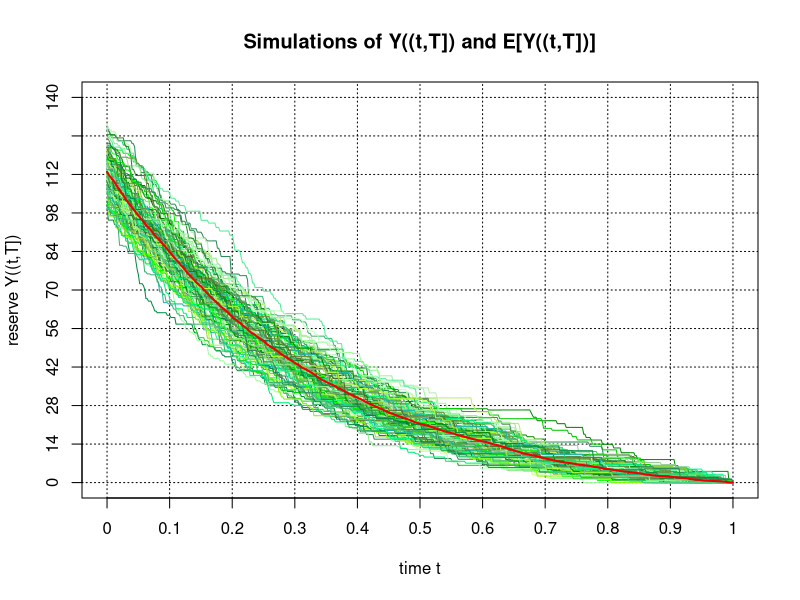

Here is the R script that generated this plot:
# __________________________________________________________________________________________________
# 
# autor: Pedro Guarderas
# email: ajusworkopensource@gmail.com
# file: session_17.R
# 
# This program is free software; you can redistribute it and/or modify it under the 
# terms of the GNU General Public License as published by the Free Software Foundation; 
# either version 2 of the License, or (at your option) any later version.
# __________________________________________________________________________________________________


#___________________________________________________________________________________________________
# Simulation of mathematical reserves
# Only with jump process
# B(t) = \sum_{0<s<=t} \delta * B(s) 
# dB(t) = \sum_{0<s<=t} B(s) dirac(s)


# Time grid
n<-500
T<-1
t<-seq(0,T,length.out = n)

# Interest rate constant
r<-0.01

# Discrete jump process
# its differential is a sum of Dirac measures times the value
N<-100
l<-3

mlog<-0.05
sdlog<-0.5

# Number of simulations
S<-100

# Mathematical reserves Y[(t,T]] where t is every time in the grid
Y<-matrix( 0, n, S )

for ( s in 1:S ) {
  tau<-rexp( N, rate = l )
  tau<-sort( tau[ tau <= 1 ] )
  M<-length( tau )
  B<-rlnorm( M, meanlog = mlog, sdlog = sdlog )
  for ( i in 1:n ) {
    k<-which( tau >= t[i] )
    Y[i,s]<-sum( B[k] * exp( -r * ( tau[k] - t[i] ) ) )
  }
}

# Expected mathematical reserve
V<-rowMeans( Y )

# Plots
cols<-sample( colors()[ grepl( 'green', colors() ) ], S, replace = TRUE )
ymax<-(round( max( Y[1,] ), 0 ) %/% 10 + 1)*10
xs<-round( seq( 0, T, T/10 ), 2 )
ys<-round( seq( 0, ymax, ymax/10 ), 1 )
plot( t, Y[,1], ylim = c( 0, ymax ), type = 'l', lwd = 1, col = cols[1], 
      xlab = 'time t', ylab = 'reserve Y((t,T])', xaxt = 'n', yaxt = 'n', 
      panel.first = { 
        title( main = 'Simulations of Y((t,T]) and E[Y((t,T])]' )
        axis( 1, at=xs, labels = xs )
        axis( 2, at=ys, labels = ys )
        abline( v = xs, col = 'black', lwd = 1, lty = 3 )
        abline( h = ys, col = 'black', lwd = 1, lty = 3 )
      })
for ( s in 2:S ) {
  points( t, Y[,s], type = 'l', lwd = 1, col = cols[s] )
}
points( t, V, type = 'l', lwd = 2, col = 'red2' )
